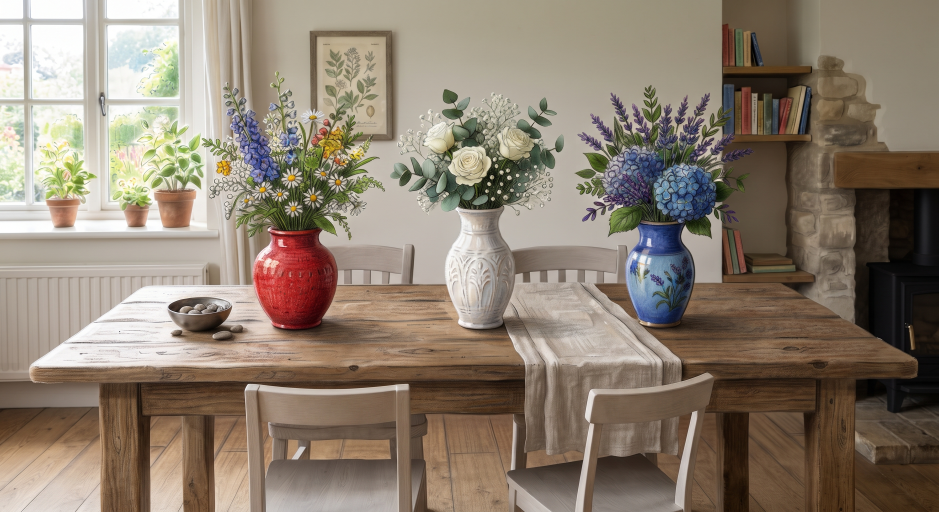
#> input picture test.jpg, 2816 x 1536 px (shown at 1/3 size)
$ python alistirma1.py
#> lines starting #> are read from the running program, lines starting #| are printed output that depends on the picture
import cv2
img = cv2.imread("test.jpg")
#> img is the input picture: shape (1536, 2816, 3); mean B, G, R 112.4, 127.5, 140.9
if img is None:
    print("Fotograf bulunamadi.")
    exit()
img = cv2.resize(img, (800, 450))
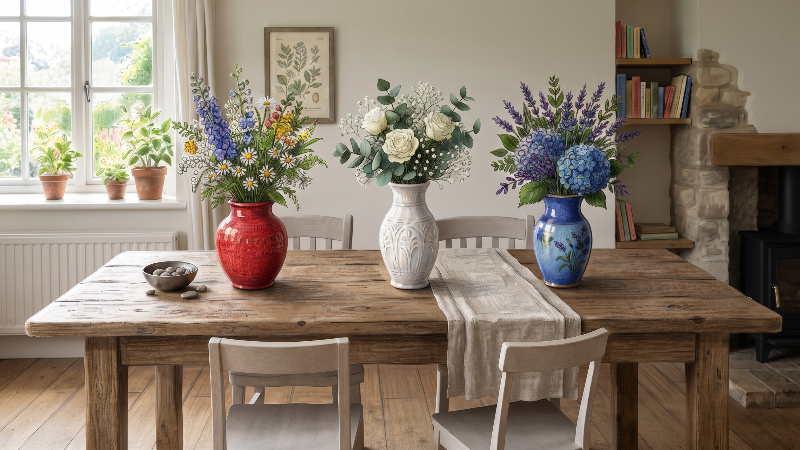
#> img: shape (450, 800, 3); mean B, G, R 112.3, 127.3, 140.8
print("Boyut:", img.shape)
#| Boyut: (450, 800, 3)
# 2) Griye cevir
gray = cv2.cvtColor(img, cv2.COLOR_BGR2GRAY)
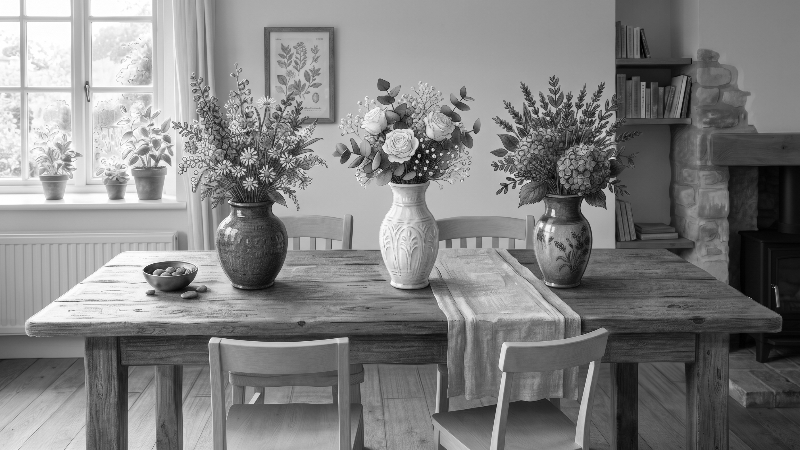
#> gray: shape (450, 800); min 0, max 255, mean 129.6
# 3) Bulaniklastir (gurultuyu azaltir)
blur = cv2.GaussianBlur(gray, (5, 5), 0)
# 4) Kenarlari bul
edges = cv2.Canny(blur, 150, 250)
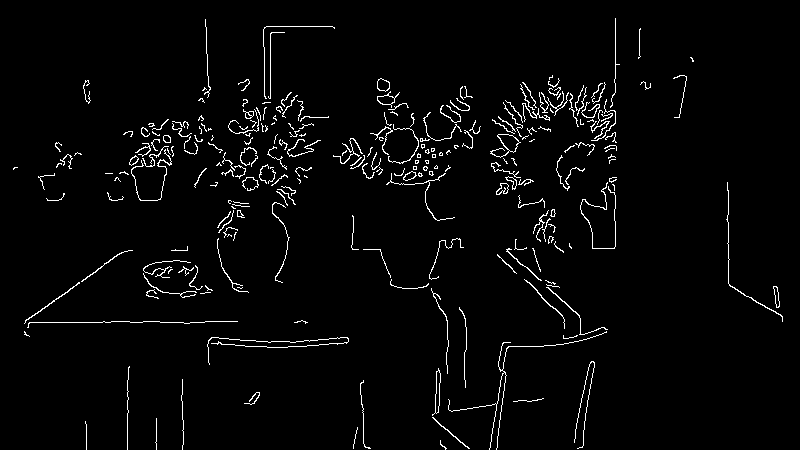
#> edges: shape (450, 800); 2.8% white in thin lines or dots
# 5) Sonucu kaydet ve goster
cv2.imwrite("canny_150_250.jpg", edges)
cv2.imshow('Kenarlar', edges)
cv2.waitKey(0)
cv2.destroyAllWindows()
